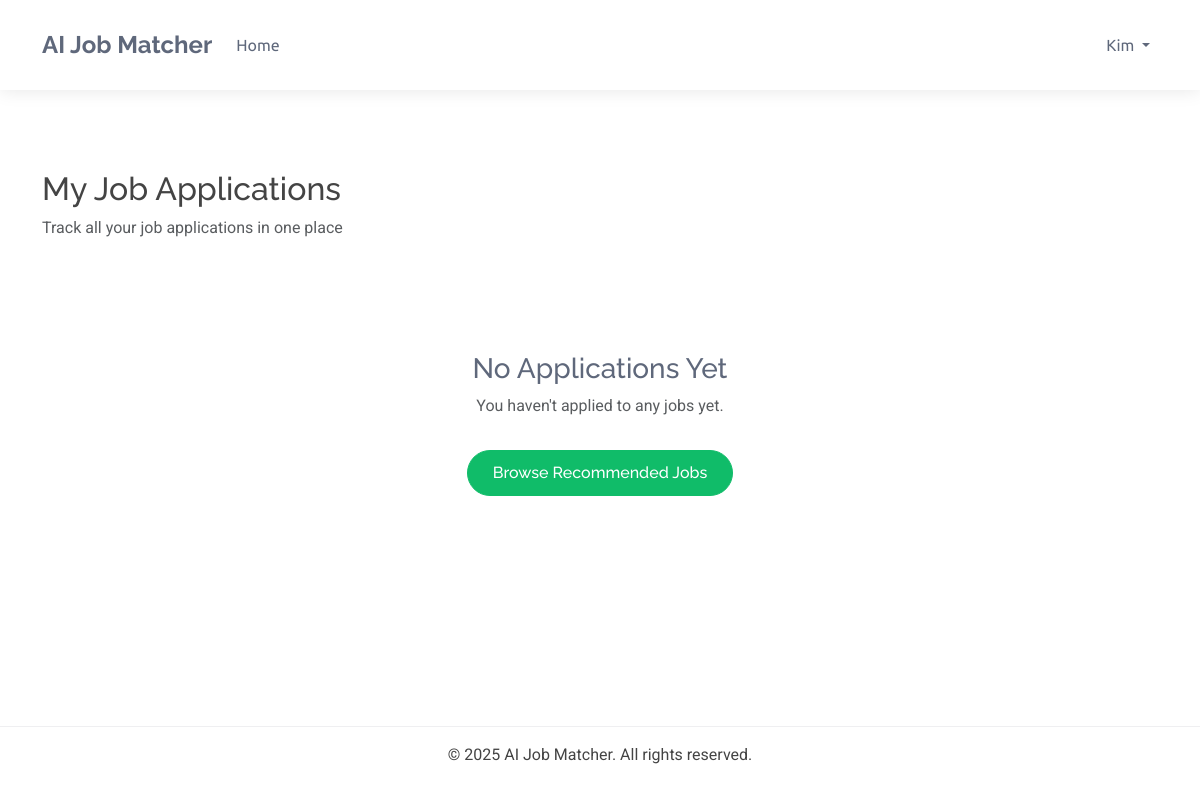
Page /candidate/applications/ (signed in) on the earlier database version.
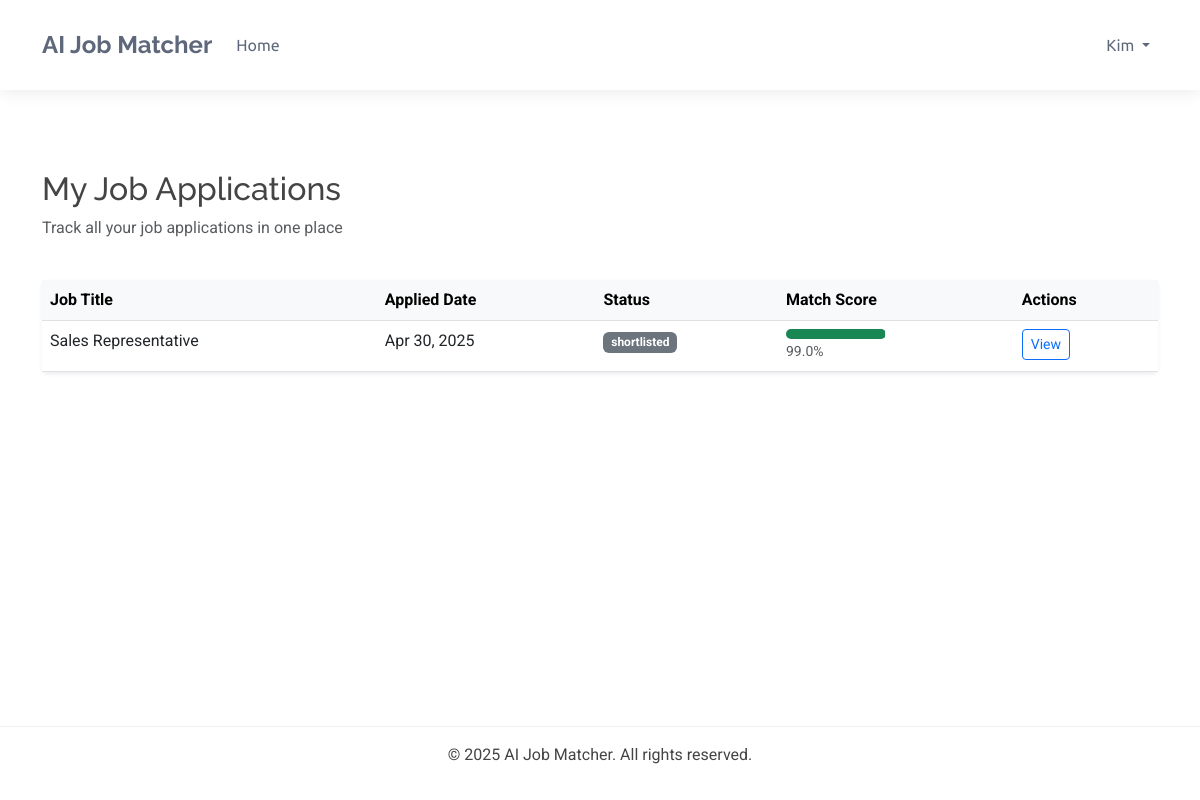
Same page on the later database version.
### dashboards/models.py (models this page shows, shortened)
class BaseModel(models.Model):
    created_at = models.DateTimeField(auto_now_add=True)
    updated_at = models.DateTimeField(auto_now=True)
    class Meta:
        abstract = True

class JobApplication(BaseModel):
    STATUS_CHOICES = (
        ('pending', 'Pending'),
        ('reviewing', 'Reviewing'),
        ('shortlisted', 'Shortlisted'),
        ('rejected', 'Rejected'),
        ('interview', 'Interview'),
        ('offer', 'Offer Extended'),
        ('hired', 'Hired'),
        ('declined', 'Declined'),
    )
    job = models.ForeignKey(JobPosting, on_delete=models.CASCADE, related_name='applications')
    candidate = models.ForeignKey(Candidate, on_delete=models.CASCADE, related_name='applications')
    resume = models.ForeignKey(Resume, on_delete=models.CASCADE, related_name='applications', null=True, blank=True)
    cover_letter = models.TextField(_('cover letter'), blank=True, null=True)
    status = models.CharField(_('status'), max_length=20, choices=STATUS_CHOICES, default='pending')
    match_score = models.FloatField(_('match score'), validators=[MinValueValidator(0), MaxValueValidator(100)], default=0)
    recruiter_notes = models.TextField(_('recruiter notes'), blank=True, null=True)
    class Meta:
        ordering = ['-match_score', '-created_at']
        verbose_name = _('Job Application')
        verbose_name_plural = _('Job Applications')

class JobPosting(BaseModel):
    STATUS_CHOICES = (
        ('active', 'Active'),
        ('filled', 'Filled'),
        ('expired', 'Expired'),
        ('draft', 'Draft'),
    )
    recruiter = models.ForeignKey(Recruiter, on_delete=models.CASCADE, related_name='job_postings')
    title = models.CharField(_('job title'), max_length=255)
    company_name = models.CharField(_('company name'), max_length=255)
    category = models.CharField(_('job category'), max_length=100)
    description = models.TextField(_('job description'))
    requirements = models.TextField(_('job requirements'))
    responsibilities = models.TextField(_('responsibilities'))
    location = models.CharField(_('location'), max_length=255)
    salary_min = models.DecimalField(_('minimum salary'), max_digits=12, decimal_places=2, null=True, blank=True)
    salary_max = models.DecimalField(_('maximum salary'), max_digits=12, decimal_places=2, null=True, blank=True)
    experience_required = models.PositiveIntegerField(_('experience required (years)'), default=0)
    education_level = models.CharField(_('education level'), max_length=100)
    employment_type = models.CharField(_('employment type'), max_length=50)
    status = models.CharField(_('status'), max_length=20, choices=STATUS_CHOICES, default='active')
    expiry_date = models.DateField(_('expiry date'), default=timezone.now)
    skills_required = models.TextField(_('skills required'))
    embedding_vector = models.BinaryField(_('job embedding vector'), null=True, blank=True)
    class Meta:
        ordering = ['-created_at']
        verbose_name = _('Job Posting')
        verbose_name_plural = _('Job Postings')

### candidate/views.py (the view)
# urls.py: path('applications/', views.application_list, name='application_list'),
@login_required
@user_passes_test(is_candidate)
def application_list(request):
    try:
        candidate = request.user.candidate
    except Candidate.DoesNotExist:
        messages.error(request, "Candidate profile not found")
        return redirect('accounts:profile')
    applications = JobApplication.objects.filter(
        candidate=candidate
    ).order_by('-created_at')
    context = {
        'applications': applications,
    }
    return render(request, 'candidate/application_list.html', context)

### candidate/views.py (called while the page is built)
def is_candidate(user):
    return user.is_authenticated and user.role == 'Candidate'

### templates/candidate/application_list.html (shortened to what the changed rows need)
{% extends "candidate/base.html" %}
{% load static %}
{% block content %}
<div class="container mt-4">
    <div class="row mb-4">
        <div class="col-12">
            <h1 class="h2">My Job Applications</h1>
        </div>
    </div>
    <div class="row">
        <div class="col-12">
            {% if applications %}
                <div class="card shadow-sm">
                    <div class="table-responsive">
                        <table class="table table-hover mb-0">
                            <thead class="table-light">
                                <tr>
                                    <th>Job Title</th>
                                    <th>Applied Date</th>
                                    <th>Status</th>
                                    <th>Match Score</th>
                                    <th>Actions</th>
                                </tr>
                            </thead>
                            <tbody>
                                {% for application in applications %}
                                <tr>
                                    <td>{{ application.job.title }}</td>
                                    <td>{{ application.created_at|date:"M d, Y" }}</td>
                                    <td>
                                        {% if application.status == 'pending' %}
                                            <span class="badge bg-warning">Pending</span>
                                        {% elif application.status == 'reviewed' %}
                                            <span class="badge bg-info">Reviewed</span>
                                        {% elif application.status == 'interview' %}
                                            <span class="badge bg-primary">Interview</span>
                                        {% elif application.status == 'rejected' %}
                                            <span class="badge bg-danger">Rejected</span>
                                        {% elif application.status == 'accepted' %}
                                            <span class="badge bg-success">Accepted</span>
                                        {% else %}
                                            <span class="badge bg-secondary">{{ application.status }}</span>
                                        {% endif %}
                                    </td>
                                    <td>
                                        {% if application.match_score %}
                                            <div class="progress" style="height: 10px; width: 100px;">
                                                <div class="progress-bar bg-success" role="progressbar"
                                                     style="width: {{ application.match_score }}%"
                                                     aria-valuenow="{{ application.match_score }}"
                                                     aria-valuemin="0"
                                                     aria-valuemax="100">
                                                </div>
                                            </div>
                                            <small class="text-muted">{{ application.match_score }}%</small>
                                        {% else %}
                                            <span class="text-muted">N/A</span>
                                        {% endif %}
                                    </td>
                                    <td>
                                        <a href="{% url 'candidate:application_detail' application.id %}" class="btn btn-sm btn-outline-primary">
                                             View
                                        </a>
                                    </td>
                                </tr>
                                {% endfor %}
                            </tbody>
                        </table>
                    </div>
                </div>
            {% else %}
                <div class="text-center py-5">
                    <h3>No Applications Yet</h3>
                    <p class="text-muted">You haven't applied to any jobs yet.</p>
                    <a href="{% url 'candidate:job_recommendations' %}" class="btn btn-primary mt-3">
                         Browse Recommended Jobs
                    </a>
                </div>
            {% endif %}
        </div>
    </div>
</div>
{% endblock %}

Differences in the rows shown:
added JobApplication: job "Sales Representative", created_at "Apr 30, 2025", status "shortlisted", match_score "99.0"
Other differences:
text no longer shown: "No Applications Yet You haven't applied to any jobs yet. Browse Recommended Jobs"
text now shown: "Job Title Applied Date Status Match Score Actions"
